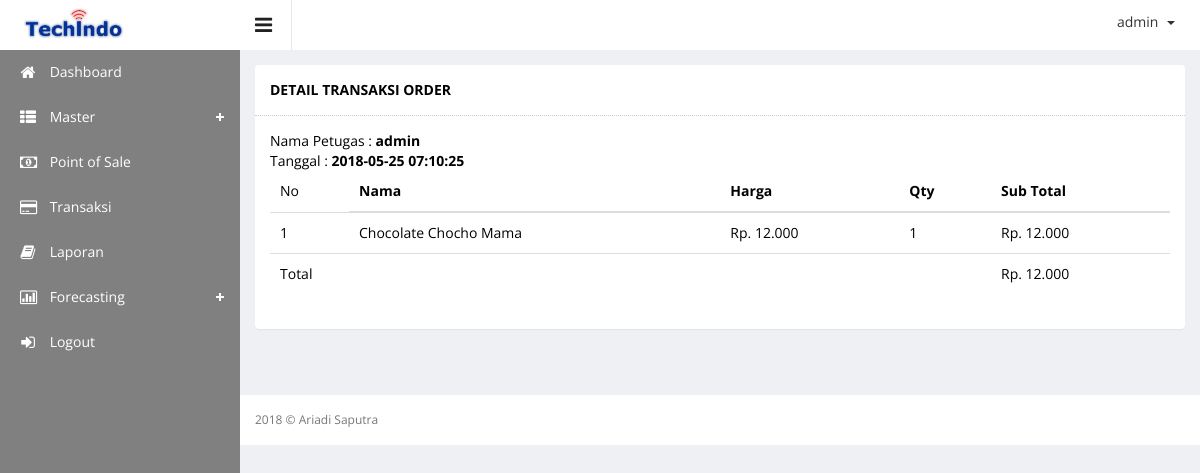
Screenshot of /index.php?hal=master/transaksi/detail&id=2 (signed in) with the database file from the repository.
### tables this page shows
CREATE TABLE `orders` (
  `id_orders` int(5) NOT NULL,
  `nama_petugas` varchar(100) NOT NULL,
  `tgl_order` datetime NOT NULL,
  `jam_order` time NOT NULL
);

CREATE TABLE `product` (
  `product_id` int(10) UNSIGNED NOT NULL,
  `product_name` varchar(100) DEFAULT NULL,
  `product_price` int(11) DEFAULT NULL,
  `product_desc` text,
  `product_images` text,
  `product_stock` int(11) DEFAULT NULL,
  `product_date` datetime DEFAULT NULL,
  `category_id` int(11) DEFAULT NULL
);

CREATE TABLE `orders_detail` (
  `id_orders` int(5) NOT NULL,
  `product_id` int(5) NOT NULL,
  `jumlah` int(5) NOT NULL
);

### master/transaksi/detail.php (the view, shortened to what this page needs)
<?php
$id=$_GET['id'];
$queryRowOrder = mysqli_query($mysqli,"SELECT *
    FROM
    `product`
    INNER JOIN `orders_detail`
    ON (`product`.`product_id` = `orders_detail`.`product_id`)
    INNER JOIN `orders`
    ON (`orders`.`id_orders` = `orders_detail`.`id_orders`) WHERE orders.id_orders= '".$id."'");
    ?>
    <div class="wrapper">
        <div class="row">
            <div class="col-lg-12 text-left">
                <section class="panel">
                    <header class="panel-heading">
                     Detail Transaksi Order
                 </header>
                 <div class="panel-body">
                    <?php
                    $qOrder=mysqli_query($mysqli,"SELECT * FROM orders WHERE id_orders ='".$id."'");
                    $dataOrder=mysqli_fetch_array($qOrder);
                    ?>
                    Nama Petugas : <b><?php echo $dataOrder['nama_petugas']; ?></b><br>
                    Tanggal :
                    <b>
                        <?php
                        echo $dataOrder['tgl_order']."";
                        ?>
                    </b>
                    <table class="table">
                        <thead>
                            <tr><td>No</td>
                                <th>Nama</th>
                                <th>Harga</th>
                                <th>Qty</th>
                                <th>Sub Total</th>
                            </tr>
                        </thead>
                        <tbody>
                            <?php
                            $no=1;
                            $total=0;
                            while($data=mysqli_fetch_array($queryRowOrder)){
                                $sub_total=+$data['product_price'] * $data['jumlah'];
                                $total+=$sub_total;
                                ?>
                                <tr>
                                    <td>
                                        <?php echo $no++; ?>
                                    </td>
                                    <td>
                                       <?php echo $data['product_name'] ?></td>
                                       <td>Rp. <?php echo number_format($data['product_price'],0,',','.'); ?></td>
                                       <td><?php echo $data['jumlah'];  ?></td>
                                       <td>Rp. <?php echo number_format($sub_total,0,',','.'); ?></td>
                                   </tr>
                                   <?php } ?>
                                   <tr>
                                    <td colspan="4">
                                        Total
                                    </td>
                                    <td>Rp.
                                        <?php echo number_format($total,0,',','.'); ?>
                                    </td>
                                </tr>
                            </tbody>
                        </table>
                    </div>
                </section>
            </div>
        </div>
    </div>

### rows the page displays
orders: nama_petugas "admin", tgl_order "2018-05-25 07:10:25"
product: product_name "Chocolate Chocho Mama", product_price "12.000", orders_detail.jumlah "1", product_price.jumlah "12.000"

### other values shown
$_SESSION['username'] "admin"
$total "12.000"
